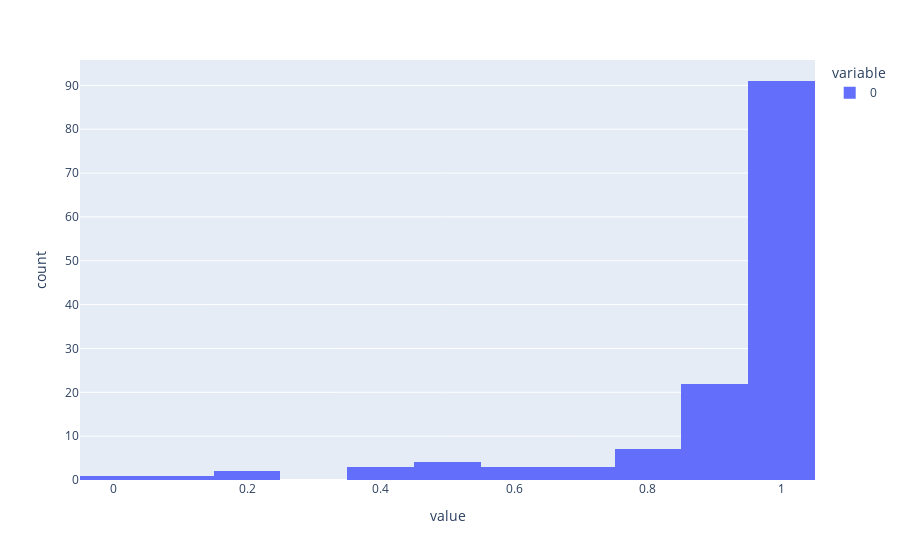

Source (notebook cell):
### Code cell
#display differences in strings for the first 10 strings in combined_text_noaa_admin_list
deltas = sorted([round(SequenceMatcher(None, default_NOAA_Admin_Text, i).ratio(), 3) for i in combined_text_noaa_admin_list])


df = px.data.tips()
fig = px.histogram(deltas)
fig.show()
#So the vast majority of unique strings are still very very similar to the default text

### Figure 1 — Plotly figure (JSON) as saved in the notebook; plotly's stock layout.template omitted (floating-point values rounded to 4 significant figures; data arrays with more than 128 entries replaced by an {"elided": "..."} marker saying what was removed)
{"data": [{"alignmentgroup": "True", "bingroup": "x", "hovertemplate": "variable=0<br>value=%{x}<br>count=%{y}<extra></extra>", "legendgroup": "0", "marker": {"color": "#636efa", "pattern": {"shape": ""}}, "name": "0", "offsetgroup": "0", "orientation": "v", "showlegend": true, "type": "histogram", "x": {"elided": "137 float values"}, "xaxis": "x", "yaxis": "y"}], "layout": {"barmode": "relative", "legend": {"title": {"text": "variable"}, "tracegroupgap": 0}, "margin": {"t": 60}, "xaxis": {"anchor": "y", "domain": [0, 1], "title": {"text": "value"}}, "yaxis": {"anchor": "x", "domain": [0, 1], "title": {"text": "count"}}}}
